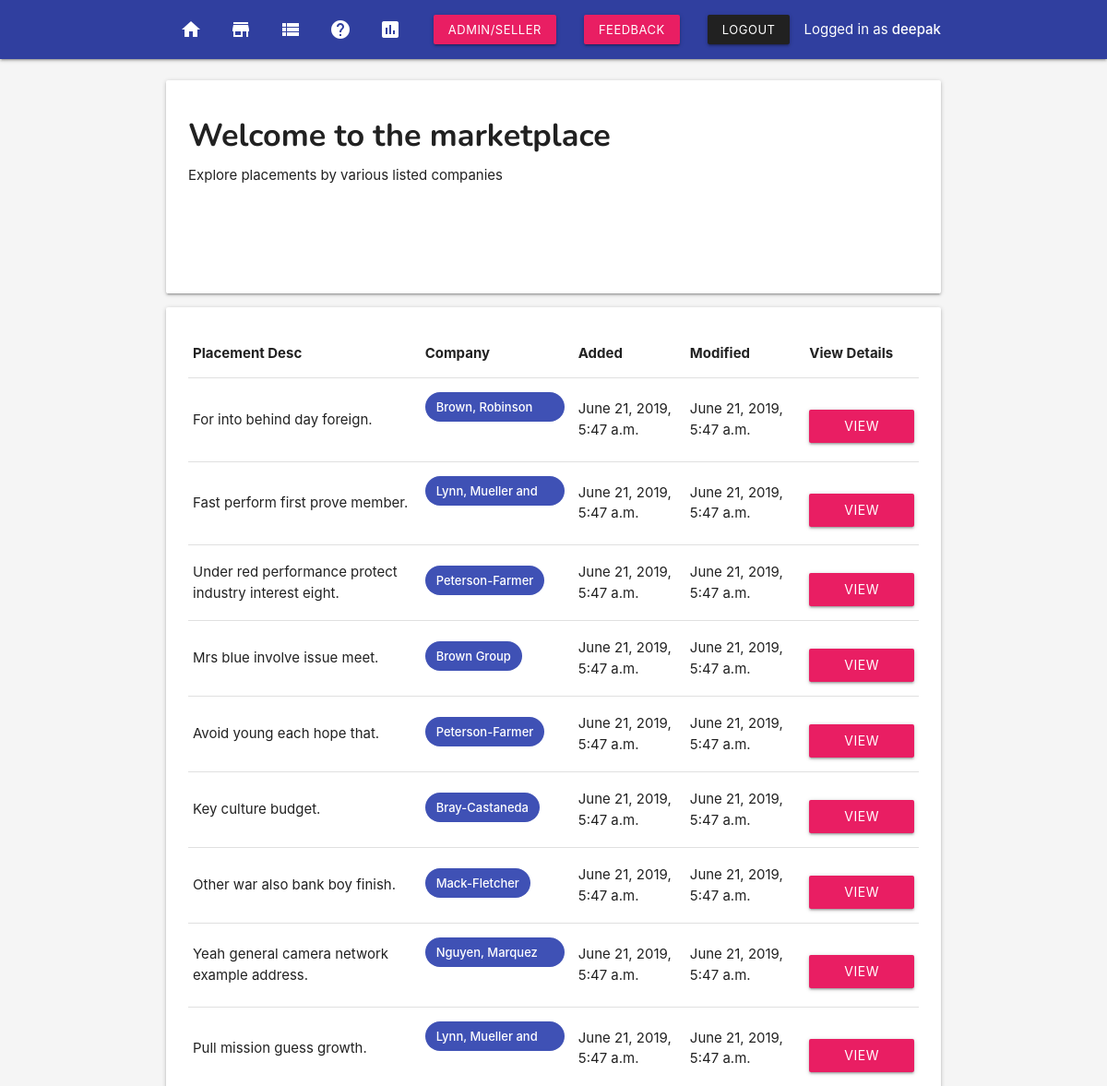
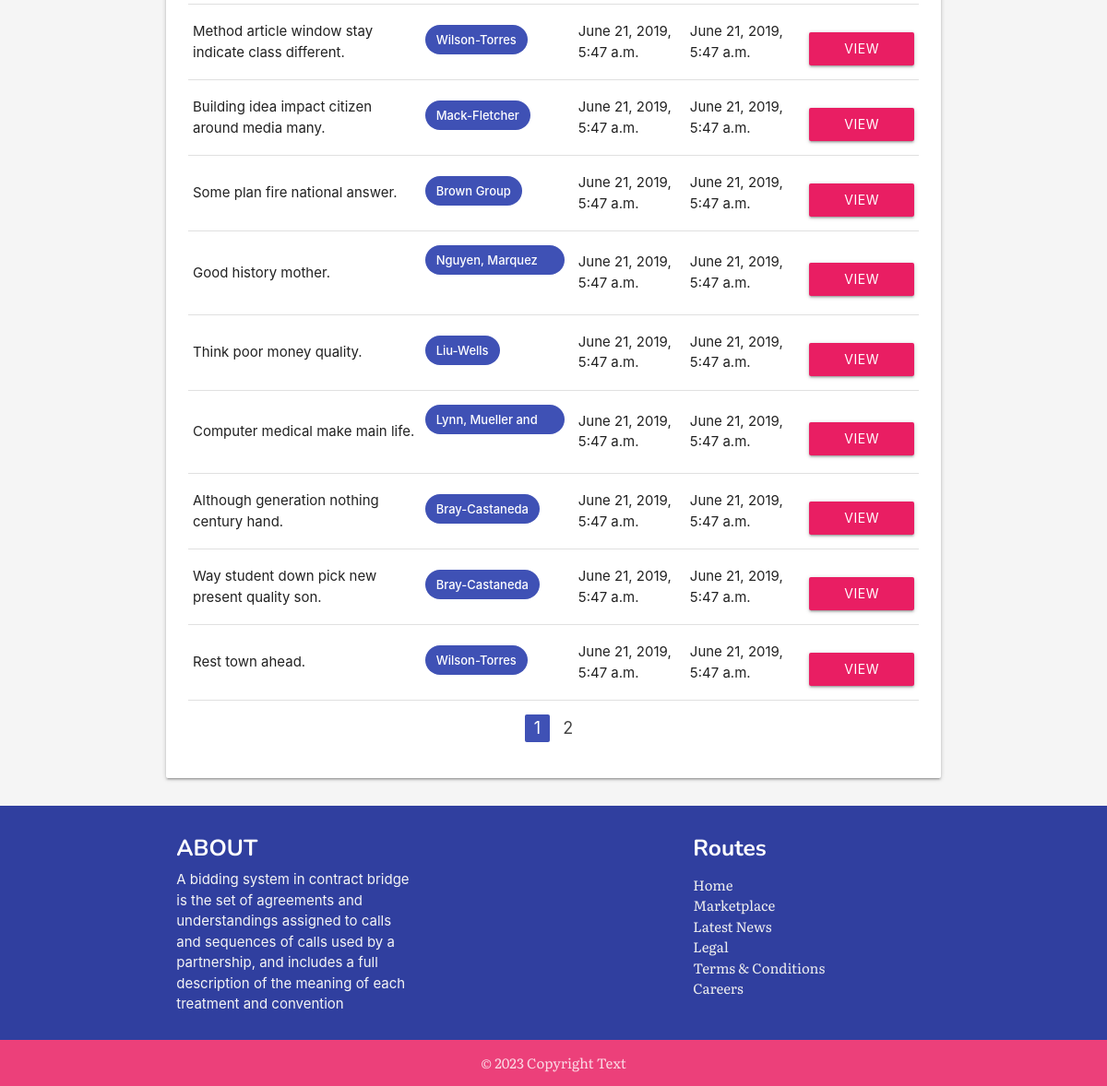
The page /marketplace/ (signed in) on the database its author committed (2 pictures, top to bottom).
### app/models.py (models this page shows, shortened)
class Placement(models.Model):
    placement_title = models.CharField(max_length=255)
    placement_slug = models.SlugField()
    placement_company = models.ForeignKey(Company, on_delete=models.CASCADE)
    placement_created = models.DateTimeField(auto_now_add=True)
    placement_modified = models.DateTimeField(auto_now=True)

class Company(models.Model):
    company_name = models.CharField(max_length=255)
    company_address = models.CharField(max_length=255)
    company_description = models.TextField(default="There is currently no description available for this company.")
    company_created = models.DateTimeField(auto_now_add=True)
    company_modified = models.DateTimeField(auto_now=True)
    def __str__(self):
        return self.company_name

### app/views.py (the view)
# urls.py: path('marketplace/', views.placements, name='placements'),
@login_required
def placements(request):
    all_placements = Placement.objects.all()
    paginator = Paginator(all_placements, 18)
    page = request.GET.get('page')
    placements = paginator.get_page(page)
    context = {'placements': placements}
    return render(request, 'placements.html', context)

### templates/placements.html (shortened to what this page needs)
{% extends 'base.html' %}
{% block content %}
{% include 'nav.html' %}
{% load static %}
<section class="section">
    <section class="container">
            <div class="col s12">
                    <div class="card">
                            <div class="card-content">
                                <h4>Welcome to the marketplace</h4>
                                <p>Explore placements by various listed companies</p>
                                <img src="{% static 'ishant-mishra-1349434-unsplash.jpg' %}" alt="" class="responsive-img fade-in">
                            </div>
                        </div>
            </div>
            <div class="card">
                <div class="card-content">
                        <table class="table responsive-table">
                                <thead>
                                    <tr>
                                        <th>Placement Desc</th>
                                        <th>Company</th>
                                        <th>Added</th>
                                        <th>Modified</th>
                                        <th>View Details</th>
                                    </tr>
                                </thead>
                                <tbody>
                                        {%for p in placements %}
                                        <tr>
                                            <td>{{ p.placement_title }}</td>
                                            <td><span class="chip indigo white-text">{{ p.placement_company }}</span></td>
                                            <td>{{ p.placement_created }}</td>
                                            <td>{{ p.placement_modified }}</td>
                                            <td><a href="{% url 'app:placement-detail' p.placement_slug %}" style="margin-top: 1rem;" class="btn pink waves-effect waves-light">View Details</a></td>
                                        </tr>
                                        {% endfor %}
                                </tbody>
                            </table>
                            <ul class="pagination center">
                                <li class="active indigo"><a href="#!">{{placements.number}}</a></li>
                                {% if placements.has_next %}
                                <li class="waves-effect"><a href="?page={{placements.next_page_number}}">{{ placements.next_page_number}}</a></li>
                                {% endif %}
                            </ul>
                </div>
            </div>
    </section>
</section>
{% include 'footer.html' %}
{% endblock content %}

### templates/nav.html (shortened to what this page needs)
<nav>
<div class="nav-wrapper indigo darken-2">
    <div class="container">
    <ul class="left hide-on-med-and-down">
            <li><a href="{% url 'app:home' %}"><i class="material-icons">home</i></a></li>
        <li><a href="{% url 'app:placements' %}"><i class="material-icons">store</i></a></li>
        <li><a href="{% url 'app:bid-summary' %}"><i class="material-icons">view_list</i></a></li>
        <li><a href="{% url 'app:about' %}"><i class="material-icons">help</i></a></li>
        <li><a href="{% url 'app:dashboard' %}"><i class="material-icons">insert_chart</i></a></li>
    </ul>
    <ul class="right hide-on-med-and-down">
            {% if user.is_authenticated %}
        <li><a class="btn-small waves-effect waves-light pink" href="{% url 'app:addmin' %}">Admin/Seller</a></li>
        <li><a class="btn-small waves-effect waves-light pink" href="{% url 'app:emailing' %}">Feedback</a></li>
            <li><a class="btn-small waves-effect waves-light grey darken-4" href="{% url 'app:logout' %}">Logout</a></li>
            <li>Logged in as <strong>{{ user.username }}</strong></li>
        {% endif %}
    </ul>
</div>
</div>
</nav>

### templates/base.html (style rules this page uses)
p { margin-top: 0.5rem !important; margin-bottom: 0.5rem!important; }
img { margin-top: 1em; padding: 4%; }
h1, h2, h3, h4, h5, h6 { margin-top: .5em !important; font-family: 'Nunito', sans-serif; font-weight: bold; }
body { display: flex; min-height: 100vh; flex-direction: column; }
.fade-in { -webkit-animation: fade-in 1s cubic-bezier(0.390, 0.575, 0.565, 1.000) both; animation: fade-in 1s cubic-bezier(0.390, 0.575, 0.565, 1.000) both; }

### rows shown on the page
Placement: placement_title "For into behind day foreign.", placement_company "Brown, Robinson and Diaz", placement_created "June 21, 2019, 5:47 a.m.", placement_modified "June 21, 2019, 5:47 a.m."
Placement: placement_title "Fast perform first prove member.", placement_company "Lynn, Mueller and Long", placement_created "June 21, 2019, 5:47 a.m.", placement_modified "June 21, 2019, 5:47 a.m."
Placement: placement_title "Under red performance protect industry interest eight.", placement_company "Peterson-Farmer", placement_created "June 21, 2019, 5:47 a.m.", placement_modified "June 21, 2019, 5:47 a.m."
Placement: placement_title "Mrs blue involve issue meet.", placement_company "Brown Group", placement_created "June 21, 2019, 5:47 a.m.", placement_modified "June 21, 2019, 5:47 a.m."
Placement: placement_title "Avoid young each hope that.", placement_company "Peterson-Farmer", placement_created "June 21, 2019, 5:47 a.m.", placement_modified "June 21, 2019, 5:47 a.m."
Placement: placement_title "Key culture budget.", placement_company "Bray-Castaneda", placement_created "June 21, 2019, 5:47 a.m.", placement_modified "June 21, 2019, 5:47 a.m."
Placement: placement_title "Other war also bank boy finish.", placement_company "Mack-Fletcher", placement_created "June 21, 2019, 5:47 a.m.", placement_modified "June 21, 2019, 5:47 a.m."
Placement: placement_title "Yeah general camera network example address.", placement_company "Nguyen, Marquez and Mullins", placement_created "June 21, 2019, 5:47 a.m.", placement_modified "June 21, 2019, 5:47 a.m."
Placement: placement_title "Pull mission guess growth.", placement_company "Lynn, Mueller and Long", placement_created "June 21, 2019, 5:47 a.m.", placement_modified "June 21, 2019, 5:47 a.m."
Placement: placement_title "Method article window stay indicate class different.", placement_company "Wilson-Torres", placement_created "June 21, 2019, 5:47 a.m.", placement_modified "June 21, 2019, 5:47 a.m."
Placement: placement_title "Building idea impact citizen around media many.", placement_company "Mack-Fletcher", placement_created "June 21, 2019, 5:47 a.m.", placement_modified "June 21, 2019, 5:47 a.m."
Placement: placement_title "Some plan fire national answer.", placement_company "Brown Group", placement_created "June 21, 2019, 5:47 a.m.", placement_modified "June 21, 2019, 5:47 a.m."
Placement: placement_title "Good history mother.", placement_company "Nguyen, Marquez and Mullins", placement_created "June 21, 2019, 5:47 a.m.", placement_modified "June 21, 2019, 5:47 a.m."
Placement: placement_title "Think poor money quality.", placement_company "Liu-Wells", placement_created "June 21, 2019, 5:47 a.m.", placement_modified "June 21, 2019, 5:47 a.m."
Placement: placement_title "Computer medical make main life.", placement_company "Lynn, Mueller and Long", placement_created "June 21, 2019, 5:47 a.m.", placement_modified "June 21, 2019, 5:47 a.m."
Placement: placement_title "Although generation nothing century hand.", placement_company "Bray-Castaneda", placement_created "June 21, 2019, 5:47 a.m.", placement_modified "June 21, 2019, 5:47 a.m."
Placement: placement_title "Way student down pick new present quality son.", placement_company "Bray-Castaneda", placement_created "June 21, 2019, 5:47 a.m.", placement_modified "June 21, 2019, 5:47 a.m."
Placement: placement_title "Rest town ahead.", placement_company "Wilson-Torres", placement_created "June 21, 2019, 5:47 a.m.", placement_modified "June 21, 2019, 5:47 a.m."

### other values the page prints
{{ user.username }} "deepak"
{{ placements.number }} "1"
{{ placements.next_page_number }} "2"
